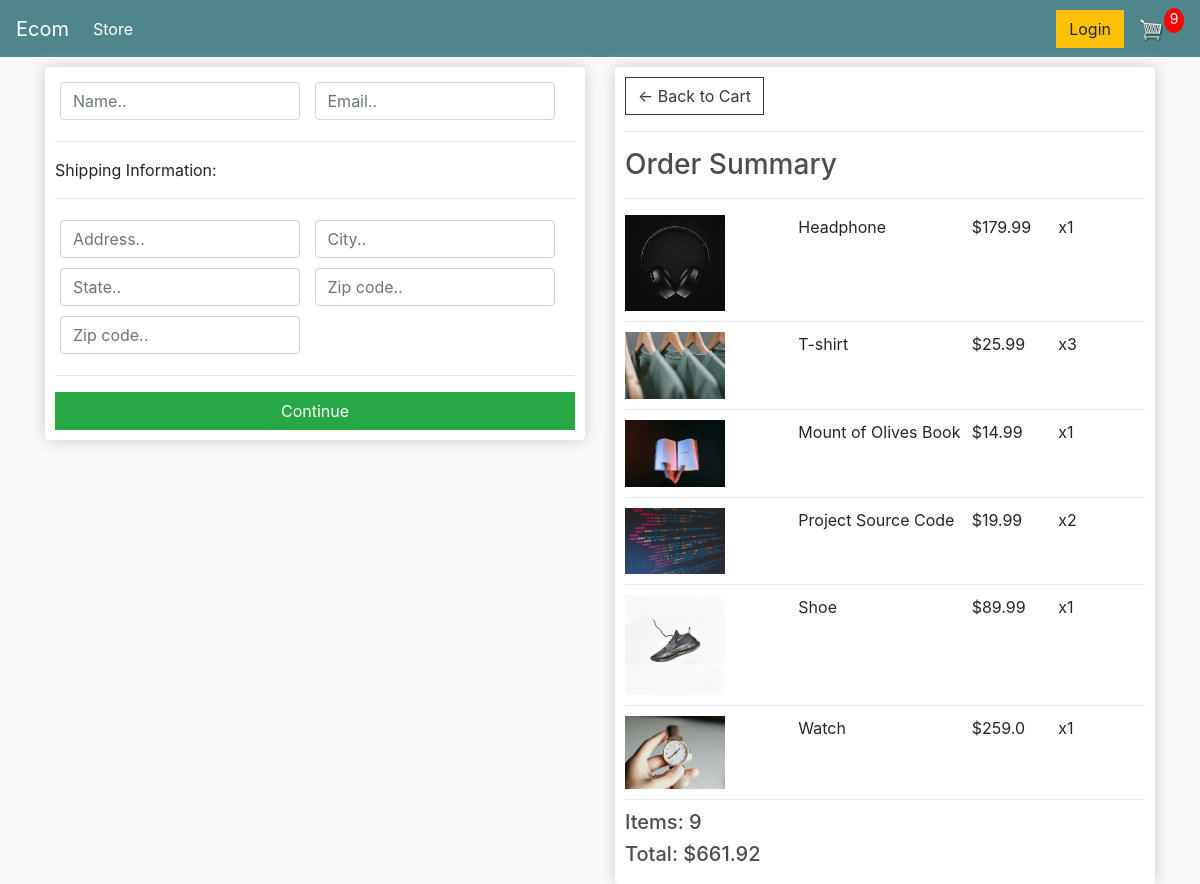
/checkout/ (signed in), run on an earlier commit of the app's database.
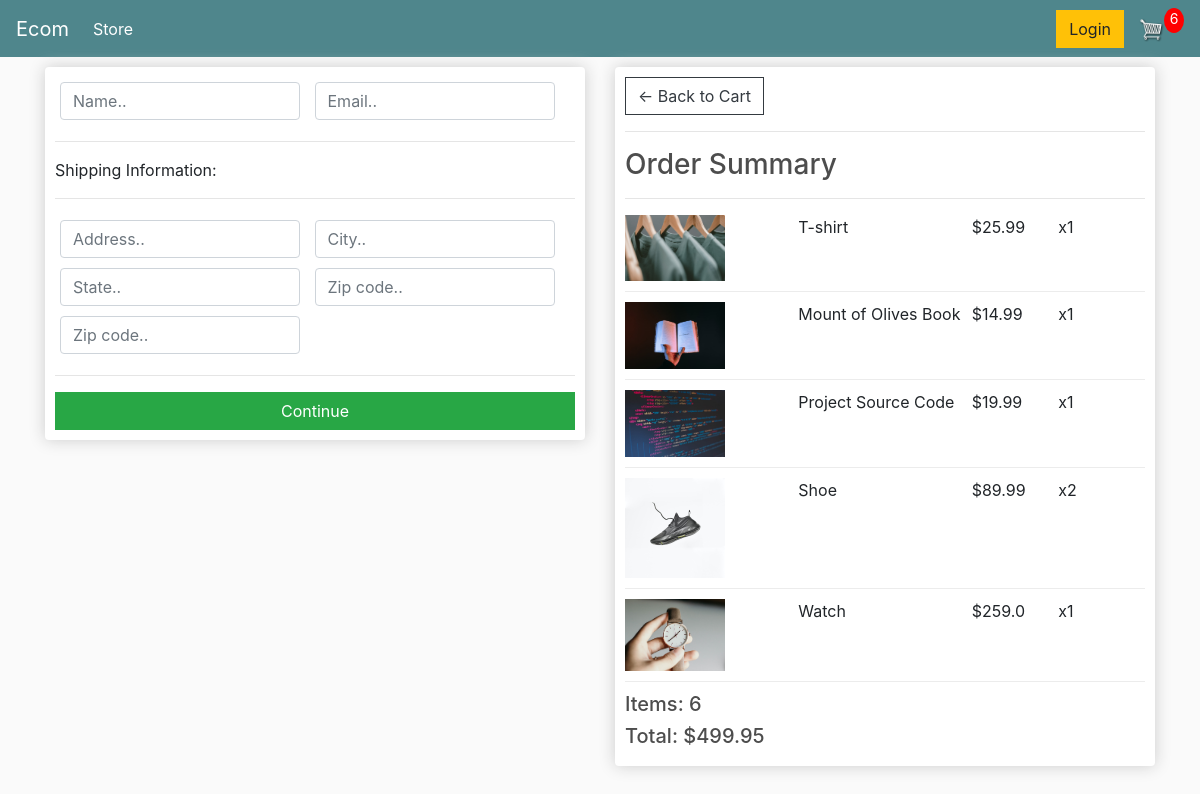
And on a later commit of the database.
### store/models.py (models this page shows, shortened)
class OrderItem(models.Model):
    product = models.ForeignKey(
        Product, on_delete=models.SET_NULL, blank=True, null=True)
    order = models.ForeignKey(
        Order, on_delete=models.SET_NULL, blank=True, null=True)
    quantity = models.IntegerField(default=0, null=True, blank=True)
    date_added = models.DateTimeField(auto_now_add=True)
    @property
    def get_total(self):
        total = self.product.price * self.quantity
        return total

class Product(models.Model):
    name = models.CharField(max_length=200, null=True)
    price = models.FloatField()
    digital = models.BooleanField(default=False, null=True, blank=False)
    image = models.ImageField(null=True, blank=True)
    @property
    def imageURL(self):
        try:
            url = self.image.url
        except:
            url = 'images/placeholder.png'
        return url

class Order(models.Model):
    customer = models.ForeignKey(
        Customer, on_delete=models.SET_NULL, blank=True, null=True)
    date_ordered = models.DateTimeField(auto_now_add=True)
    complete = models.BooleanField(default=False, null=True, blank=False)
    transaction_id = models.CharField(max_length=200, null=True)
    @property
    def get_cart_total(self):
        orderitems = self.orderitem_set.all()
        total = sum([item.get_total for item in orderitems])
        return total
    @property
    def get_cart_items(self):
        orderitems = self.orderitem_set.all()
        total = sum([item.quantity for item in orderitems])
        return total

### store/views.py (the view)
# urls.py: path('checkout/', views.checkout, name="checkout"),
def checkout(request):
    if request.user.is_authenticated:
        customer = request.user.customer
        order, created = Order.objects.get_or_create(
            customer=customer, complete=False)
        items = order.orderitem_set.all()
        cartItems = order.get_cart_items
    else:
        items = []
        order = {'get_cart_total': 0, 'get_cart_items': 0}
        cartItems = order['get_cart_items']
    context = {'items': items, 'order': order, 'cartItems': cartItems}
    return render(request, 'store/checkout.html', context)

### store/templates/store/checkout.html (shortened to what this page needs)
{% extends 'store/main.html' %}
{% load static %}
{% block content %}
<div class="row">
    <div class="col-lg-6">
        <div class="box-element" id="form-wrapper">
            <form id="form">
                <div id="user-info">
                    <div class="form-field">
                        <input required class="form-control" type="text" name="name" placeholder="Name..">
                    </div>
                    <div class="form-field">
                        <input required class="form-control" type="email" name="email" placeholder="Email..">
                    </div>
                </div>
                <div id="shipping-info">
                    <hr>
                    <p>Shipping Information:</p>
                    <hr>
                    <div class="form-field">
                        <input class="form-control" type="text" name="address" placeholder="Address..">
                    </div>
                    <div class="form-field">
                        <input class="form-control" type="text" name="city" placeholder="City..">
                    </div>
                    <div class="form-field">
                        <input class="form-control" type="text" name="state" placeholder="State..">
                    </div>
                    <div class="form-field">
                        <input class="form-control" type="text" name="zipcode" placeholder="Zip code..">
                    </div>
                    <div class="form-field">
                        <input class="form-control" type="text" name="country" placeholder="Zip code..">
                    </div>
                </div>
                <hr>
                <input id="form-button" class="btn btn-success btn-block" type="submit" value="Continue">
            </form>
        </div>
        <br>
    </div>
    <div class="col-lg-6">
        <div class="box-element">
            <a class="btn btn-outline-dark" href="{% url 'cart' %}">&#x2190; Back to Cart</a>
            <hr>
            <h3>Order Summary</h3>
            <hr>
            {% for item in items %}
            <div class="cart-row">
                <div style="flex:2"><img class="row-image" src="{{ item.product.imageURL }}"></div>
                <div style="flex:2">
                    <p>{{ item.product.name }}</p>
                </div>
                <div style="flex:1">
                    <p>${{ item.product.price }}</p>
                </div>
                <div style="flex:1">
                    <p>x{{ item.quantity }}</p>
                </div>
            </div>
            {% endfor %}
            <h5>Items: {{ order.get_cart_items }}</h5>
            <h5>Total: ${{ order.get_cart_total|floatformat:2 }}</h5>
        </div>
    </div>
</div>
{% endblock content %}

What changed in the data, as far as the page shows it:
removed OrderItem: product.imageURL (picture), product.name "Headphone", product.price "179.99", quantity "1"
changed OrderItem "T-shirt": quantity "3" → "1"
changed OrderItem "Project Source Code": quantity "2" → "1"
changed OrderItem "Shoe": quantity "1" → "2"
changed through a linked row, Order: get_cart_items "9" → "6"; get_cart_total "661.92" → "499.95"
Also different on the page:
{{ cartItems }}: "9" → "6"
